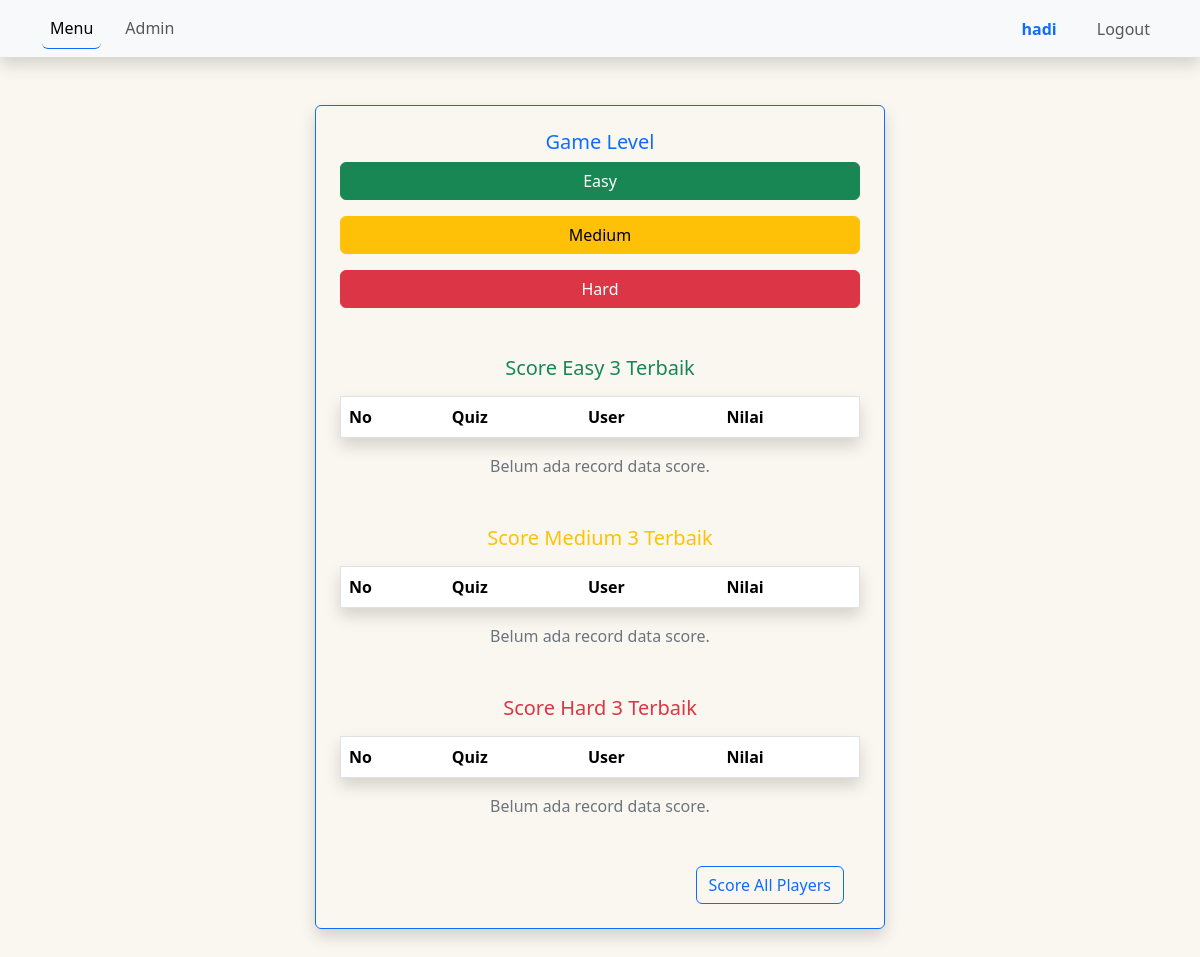
Before: / (signed in) with the older database file.
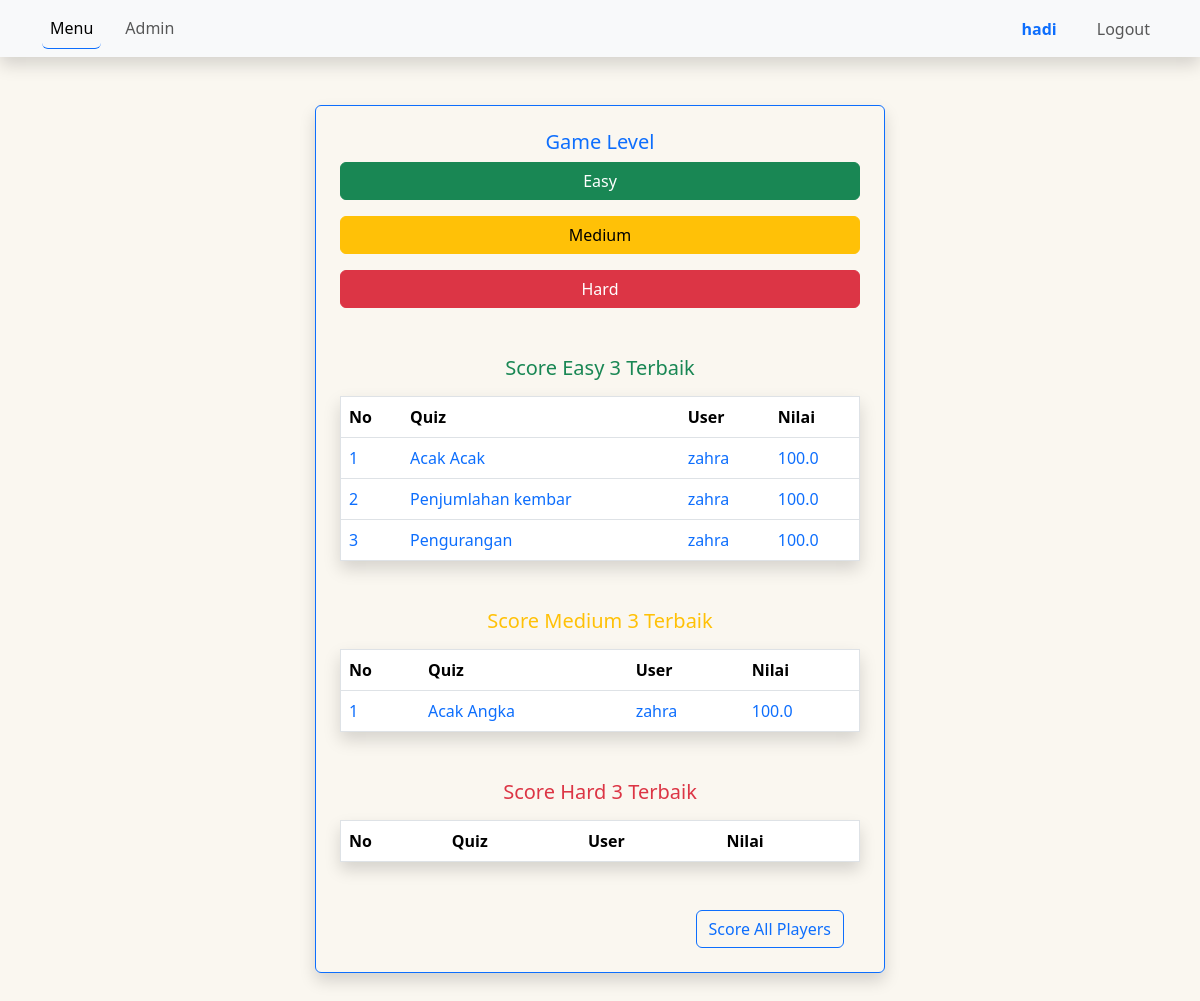
After: the same page with the newer database file.
### easy/models.py (models this page shows, shortened)
class ResultEasy(models.Model):
  quiz = models.ForeignKey(Easy, on_delete=models.CASCADE)
  user = models.ForeignKey(User, on_delete=models.CASCADE)
  score = models.FloatField()
  created = models.DateTimeField(auto_now_add=True)

class Easy(models.Model):
  name = models.CharField(max_length=120)
  topic = models.CharField(max_length=120)
  number_of_questions = models.IntegerField()
  time = models.IntegerField()
  required_score_to_pass = models.IntegerField()

### medium/models.py (models this page shows, shortened)
class ResultMedium(models.Model):
  quiz = models.ForeignKey(Medium, on_delete=models.CASCADE)
  user = models.ForeignKey(User, on_delete=models.CASCADE)
  score = models.FloatField()
  created = models.DateTimeField(auto_now_add=True)

class Medium(models.Model):
  name = models.CharField(max_length=120)
  topic = models.CharField(max_length=120)
  number_of_questions = models.IntegerField()
  time = models.IntegerField(help_text="time in second")
  required_score_to_pass = models.IntegerField()

### quiz/views.py (the view)
# urls.py: path('', home_view, name='home'),
@login_required
def home_view(request):
  results_easy = ResultEasy.objects.filter(score=100).order_by('-created')[:3]
  results_medium = ResultMedium.objects.filter(score=100).order_by('-created')[:3]
  results_hard = ResultHard.objects.filter(score=100).order_by('-created')[:3]
  context = {
  'results_easy' : results_easy,
  'results_medium' : results_medium,
  'results_hard' : results_hard,
  }
  return render(request, 'quiz/home.html', context)

### templates/quiz/home.html (shortened to what this page needs)
{% extends "base.html" %}
{% block active_menu %}active border-bottom border-primary {% endblock active_menu %}
{% block content %}
<div class="row justify-content-center mt-5 gap-4">
  <div class="col-md-6 border border-primary p-4 shadow rounded mb-5">
    <h5 class="text-center text-primary">Game Level</h5>
    <div class="d-grid gap-3 mb-3">
      <a class="btn btn-success" href="{% url 'main-easy-view' %}">Easy</a>
      <a class="btn btn-warning" href="{% url 'main-medium-view' %}">Medium</a>
      <a class="btn btn-danger" href="{% url 'main-hard-view' %}">Hard</a>
    </div>
    <div class="mb-4 mt-5">
      <h5 class="mb-3 text-center text-success">Score Easy 3 Terbaik</h5>
      <table class="table border shadow">
        <thead>
          <tr class="">
            <th scope="col">No</th>
            <th scope="col">Quiz</th>
            <th scope="col">User</th>
            <th scope="col">Nilai</th>
          </tr>
        </thead>
        <tbody>
          {% for result in results_easy %}
            {% if result.score == 100 %}
            <tr >
              <td class="text-primary">{{ forloop.counter }}</td>
              <td class="text-primary">{{ result.quiz.name }}</td>
              <td class="text-primary">{{ result.user.username }}</td>
              <td class="text-primary">{{ result.score }}</td>
            </tr>
            {% endif %}
          {% endfor %}
        </tbody>
      </table>
      {% if not results_easy %}
      <p class="text-center text-secondary">Belum ada record data score.</p>
      {% endif %}
    </div>
    <div class="mt-5">
      <h5 class="mb-3 text-center text-warning">Score Medium 3 Terbaik</h5>
      <table class="table border shadow">
        <thead>
          <tr class="">
            <th scope="col">No</th>
            <th scope="col">Quiz</th>
            <th scope="col">User</th>
            <th scope="col">Nilai</th>
          </tr>
        </thead>
        <tbody>
          {% for result in results_medium %}
            {% if result.score == 100 %}
            <tr >
              <td class="text-primary">{{ forloop.counter }}</td>
              <td class="text-primary">{{ result.quiz.name }}</td>
              <td class="text-primary">{{ result.user.username }}</td>
              <td class="text-primary">{{ result.score }}</td>
            </tr>
            {% endif %}
          {% endfor %}
        </tbody>
      </table>
      {% if not results_medium %}
      <p class="text-center text-secondary">Belum ada record data score.</p>
      {% endif %}
    </div>
    <div class="mt-5">
      <h5 class="mb-3 text-center text-danger">Score Hard 3 Terbaik</h5>
      <table class="table border shadow">
        <thead>
          <tr class="">
            <th scope="col">No</th>
            <th scope="col">Quiz</th>
            <th scope="col">User</th>
            <th scope="col">Nilai</th>
          </tr>
        </thead>
      </table>
      {% if not results_medium %}
      <p class="text-center text-secondary">Belum ada record data score.</p>
      {% endif %}
      <div class="d-flex justify-content-end mt-5">
        <a class="btn btn-outline-primary me-3" href="{% url 'result-all' %}">Score All Players</a>
      </div>
    </div>
  </div>
</div>
{% endblock content %}

### templates/base.html (shortened to what this page needs)
{% load static %}
<!doctype html>
<html lang="en">
  <head>
    <link rel="stylesheet" href="{% static 'style.css' %}">
    <link href="https://cdn.jsdelivr.net/npm/bootstrap@5.3.3/dist/css/bootstrap.min.css" rel="stylesheet">
  </head>
  <body  style="background-color: #FAF7F0;">
    <nav class="navbar navbar-expand-lg bg-body-tertiary shadow">
      <div class="container">
        <div class="collapse navbar-collapse" id="navbarNavAltMarkup">
          <div class="navbar-nav me-auto gap-3">
            {% if user.is_authenticated %}
            <a class="nav-link rounded tesHover {% block active_menu %}{% endblock active_menu %}" aria-current="page" href="/">Menu</a>
            {% endif %}
            {% if request.user.is_authenticated and request.user.is_superuser %}
            <a class="nav-link tesHover rounded " aria-current="page" href="/admin" target="_blank">Admin</a>
            {% endif %}
          </div>
          <div class="navbar-nav">
            {% if user.is_authenticated %}
            <span class="username nav-item nav-link  text-primary rounded me-4"><b>{{ user.username }}</b></span>
              <a class="nav-item nav-link tesHover rounded" href="{% url 'logout' %}">Logout</a>
            {% else %}
              <a class="nav-item nav-link tesHover rounded" href="{% url 'login' %}">Login</a>
            {% endif %}
        </div>
        </div>
      </div>
    </nav>
    <div class="container mt-3" >
      {% block content %}
      {% endblock content %}
    </div>
  </body>
</html>

Changed rows visible on the page:
added ResultEasy: quiz.name "Acak Acak", user.username "zahra", score "100.0"
added ResultEasy: quiz.name "Penjumlahan kembar", user.username "zahra", score "100.0"
added ResultEasy: quiz.name "Pengurangan", user.username "zahra", score "100.0"
added ResultMedium: quiz.name "Acak Angka", user.username "zahra", score "100.0"
Other visible differences:
text no longer shown: "Belum ada record data score. Belum ada record data score. Belum ada record data score."
